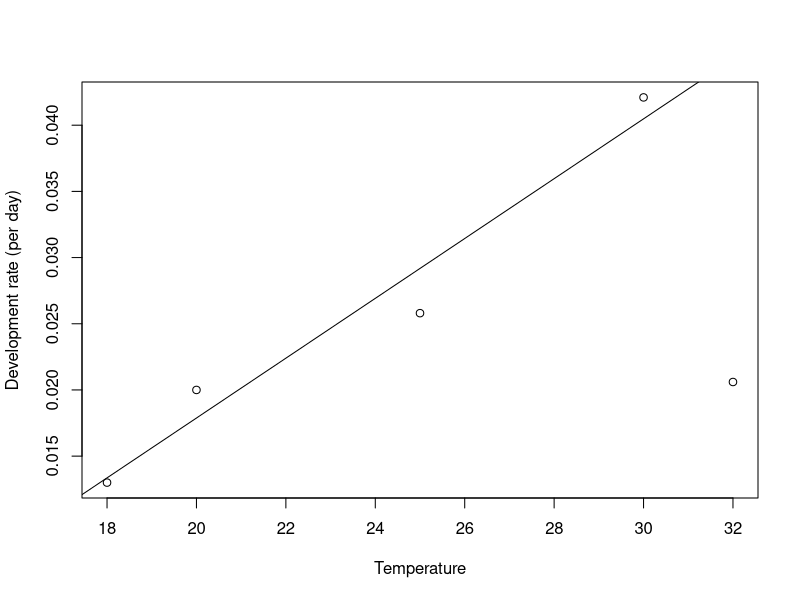
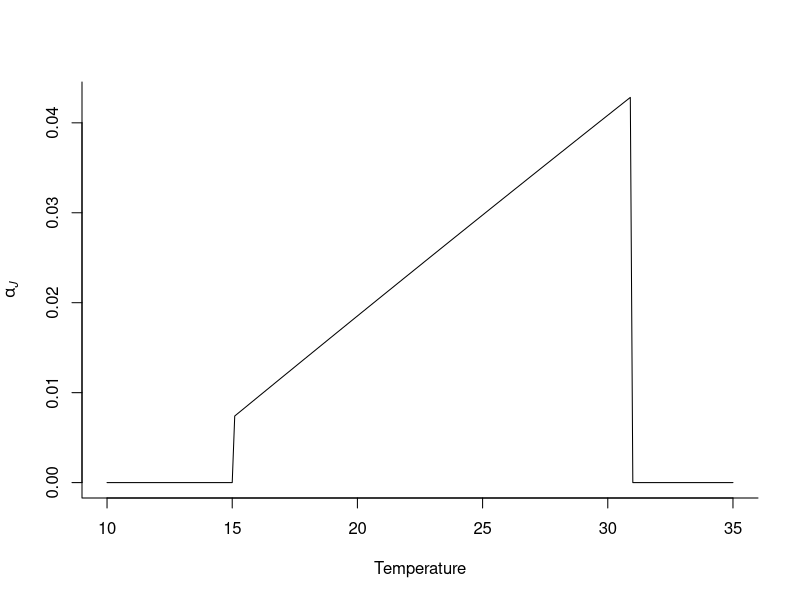

Here is the R script that generated these plots, in order:
## ---- chunk 1
knitr::opts_chunk$set(echo=TRUE)
options(scipen = 10, digits = 2)
## ---- chunk 2
delta_t <- 20
wal_juv <- 266
wal_pre <- 136
## ---- chunk 3
temp <- c(18, 20, 25, 30, 32)
rate <- c(0.013, 0.020, 0.0258, 0.0421, 0.0206)
plot(rate~temp, xlab = "Temperature", ylab = "Development rate (per day)")
ss <- 1:4
mod <- lm(rate[ss]~temp[ss])
abline(reg=mod)
## ---- chunk 4
coef(mod)
## ---- chunk 5
alpha_J_temp <- function(temperature, lower = 15, upper = 31){
  rate <- -0.0273 + 0.0023*temperature
  prob <- 1-exp(-rate)
  ifelse(temperature>lower & temperature < upper, prob, 0)
}
## ---- chunk 6
temps <- seq(10, 35, 0.1)
alpha_J <- alpha_J_temp(temps)
plot(alpha_J~temps, 
     type = "l", 
     xlab = "Temperature", 
     ylab = quote(italic(alpha[J])),
     bty = "l")
